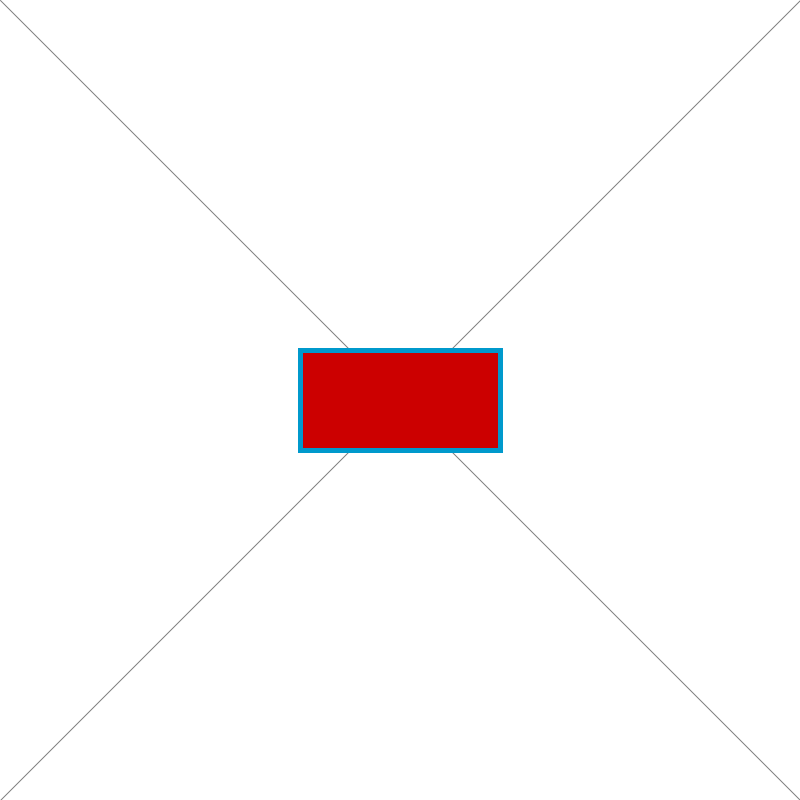
Frame 1 (no input)
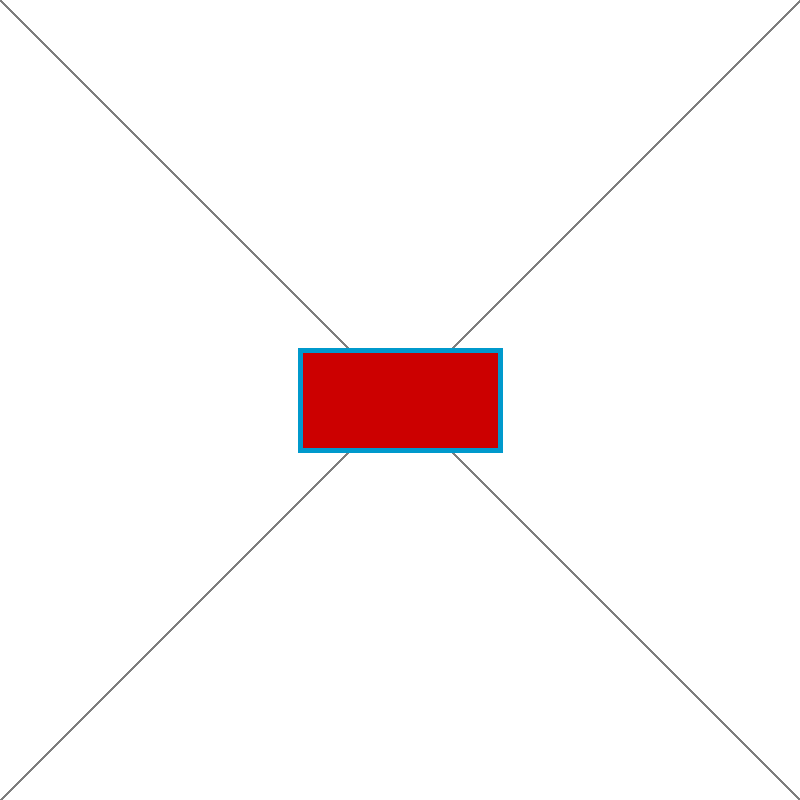
Frame 60 (the mouse pressed at the canvas centre just before this capture)
Frame 120 (the mouse held since frame 60 and released just before this capture): identical to frame 60, image omitted

The Processing sketch that drew these frames (run headless with seeded random() and noise(); from frame 60 on, the mouse is pressed at the canvas centre):

// Processing sketch: kata1
// ── kata1.pde
void setup() {
  size(800, 800);
  background(255);
}

void draw() {
  strokeWeight(1);  
  stroke(125);
  fill(125);
  line(0, 0, width, height);	
  line(width, 0, 0, height);  
  //---
  strokeWeight(5);
  stroke(#0099CC);
  fill(#CC0000);
  rectMode(CENTER);
  rect (width/2, height/2, 200, 100);
}
